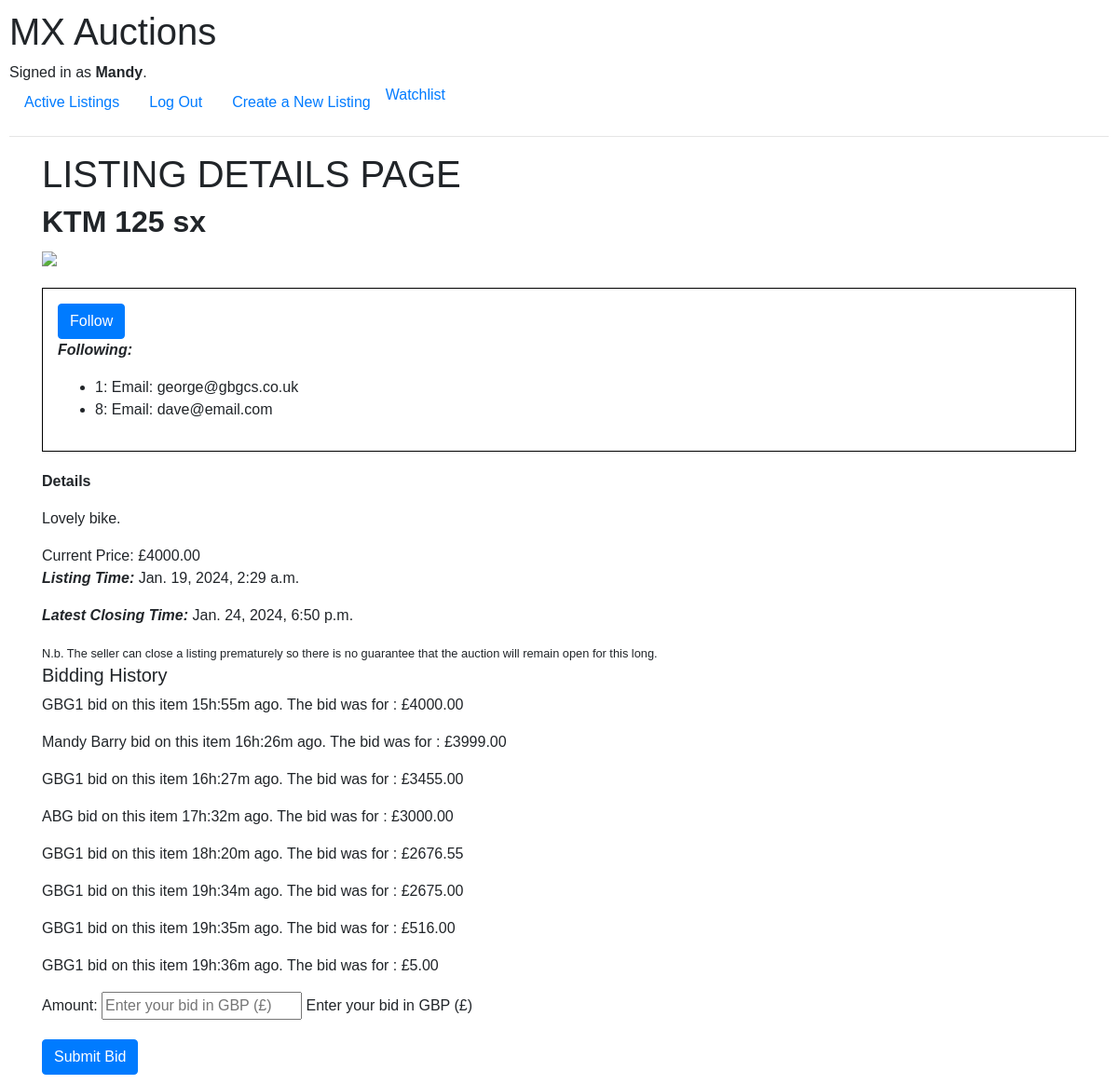
/listing/1/ (signed in), run on the app's committed database.
### auctions/models.py (models this page shows, shortened)
class User(AbstractUser):
    def __str__(self):
        return f"{self.id}: Email: {self.email}"

class Listing(models.Model):
    category = models.ForeignKey(Category, on_delete=models.SET_NULL, null = True, blank=True, related_name="listings")
    listing_title = models.CharField(max_length=256, verbose_name="Title")
    listing_details = models.TextField(verbose_name="Please enter full detailss of your Listing")
    listing_date_time = models.DateTimeField(default = now, verbose_name="Listing time")
    starting_price = models.DecimalField(max_digits=10, decimal_places=2, blank = False, default = 1, verbose_name="Starting Price")
    current_bid = models.DecimalField(max_digits=10, decimal_places=2, null = True, blank = True, verbose_name="Current Bid")
    sold_price = models.DecimalField(max_digits=10, decimal_places=2, null = True, blank = True, verbose_name="Sold Price")
    reserve = models.DecimalField(max_digits=10, decimal_places=2, verbose_name="Reserve")
    closing_time = models.DateTimeField(default = thirtysixhours, verbose_name="closingtime")
    auction_open = models.BooleanField(default = True, verbose_name="Auction Open")
    listing_image_url = models.URLField(verbose_name="URL for images for Listing Item")
    user = models.ForeignKey(User, on_delete=models.CASCADE, related_name="listings", verbose_name="Listed by")
    following = models.ManyToManyField(settings.AUTH_USER_MODEL, blank=True, related_name="followers", verbose_name="following")
    def bid_history(self):
        return self.bids.order_by('-amount')

class Bid(models.Model):
    user = models.ForeignKey(settings.AUTH_USER_MODEL, on_delete=models.CASCADE, related_name='bids', verbose_name="Bidder")
    listing = models.ForeignKey(Listing, on_delete=models.CASCADE, related_name='bids', verbose_name="Listing")
    amount = models.DecimalField(max_digits=10, decimal_places=2, verbose_name="Bid Amount")
    time = models.DateTimeField(default=now, verbose_name="Bid Time")
    class Meta:
        ordering = ['-time']
    def time_since_bid(self):
        time_difference = now() - self.time
        hours = time_difference.seconds // 3600
        minutes = (time_difference.seconds // 60) % 60
        hours_mins = f"{hours}h:{minutes}m"
        return hours_mins
    def __str__(self):
        hours_mins_since_bid = self.time_since_bid()
        return f"{self.user.username} bid on this item {hours_mins_since_bid} ago. \n The bid was for : £{self.amount}\n\n"

### auctions/views.py (the view)
# urls.py: path('listing/<int:listing_id>/', views.listing_details, name='listing_details'),
def listing_details(request, listing_id):
    listing = get_object_or_404(Listing, pk=listing_id)
    bid_history = listing.bid_history()
    form = BidForm()
    following = request.user in listing.following.all()
    return render(request, 'auctions/listing_details.html', {
                  'listing': listing,
                  'form' : form,
                  'listing_num' : listing_id,
                  'bid_history' : bid_history,
                  'following' : following,
     })

### auctions/forms.py
class BidForm(ModelForm):
    amount = forms.DecimalField(
        max_digits=10,
        decimal_places=2,
        help_text='Enter your bid in GBP (£)',
        widget=forms.NumberInput(attrs={'placeholder': 'Enter your bid in GBP (£)'})
    )
    class Meta:
        model = Bid
        fields = ['amount']

### auctions/templates/auctions/listing_details.html (shortened to what this page needs)
{% extends "auctions/layout.html" %}
{% block body %}
<main>
    <div class = "container">
        <h1>LISTING DETAILS PAGE</h1>
        <h2><strong>{{ listing.listing_title }}</strong></h2>
        <div><img src="{{ listing.listing_image_url }}" class="listing-image"></div>
        <div class="following-section">
            <div class = "follow-unfollow-button">
                {% if following %}
                <a href="{% url 'follow_tog' listing_id=listing_num %}" class="btn btn-primary">Un-Follow</a>
                {% else %}
                <a href="{% url 'follow_tog' listing_id=listing_num %}" class="btn btn-primary">Follow</a>
                {% endif %}
            </div>
            <div>
                <p class="Following"><i><strong>Following:</strong></i></p>
                {% if listing.following.all %}
                <ul>
                    {% for follower in listing.following.all %}
                    <li>{{ follower }}</li>
                    {% endfor %}
                </ul>
                {% else %}
                None.
                {% endif %}
            </div>
        </div>
        <div>
            <p><strong class = "details-title">Details</strong></p>
        </div>
        <div>
            <p> {{ listing.listing_details }} </p>
        </div>
        <div>
            Current Price: £{{ listing.current_bid }}
        </div>
        <div>
            <p class="listing_time"><i><strong>Listing Time:</i></strong> {{ listing.listing_date_time }}</p>
            <p class="closing_time"><i><strong>Latest Closing Time:</i></strong> {{ listing.closing_time }}</p>
            <small>N.b. The seller can close a listing prematurely so there is no guarantee that the auction will remain
                open for this long.</small>
        </div>
        <div class ="bid_history">
            <h5>Bidding History</h5>
            {%  for bid in bid_history %}
            <p>{{ bid}}</p>
            {% endfor %}
        </div>
        <div>
        <form method="POST" action="{% url 'newbid' listing_id=listing_num %}">
            {{ form.as_p }}
            <input type="submit" value="Submit Bid" class="btn btn-primary">
        </form>
        </div>
    </div>
</main>
{% endblock %}

### auctions/templates/auctions/layout.html (shortened to what this page needs)
{% load static %}
<!DOCTYPE html>
<html lang="en">
    <head>
        <link rel="stylesheet" href="https://stackpath.bootstrapcdn.com/bootstrap/4.4.1/css/bootstrap.min.css">
        <link href="{% static 'auctions/styles.css' %}" rel="stylesheet">
    </head>
    <body>
        <h1>MX Auctions</h1>
        <div>
            {% if user.is_authenticated %}
                Signed in as <strong>{{ user.username }}</strong>.
            {% else %}
                Not signed in.
            {% endif %}
        </div>
        <ul class="nav">
            <li class="nav-item">
                <a class="nav-link" href="{% url 'index' %}">Active Listings</a>
            </li>
            {% if user.is_authenticated %}
                <li class="nav-item">
                    <a class="nav-link" href="{% url 'logout' %}">Log Out</a>
                </li>
                <li class="nav-item">
                    <a class="nav-link" href="{% url 'new_listing' %}">Create a New Listing</a>
                </li>
                <li class = "watchlist">
                    <a class="watchlist=link" href="{% url 'watchlist' %}">Watchlist</a>
                </li>
            {% endif %}
        </ul>
        <hr>
        {% block body %}
        {% endblock %}
    </body>
</html>

### auctions/static/auctions/styles.css (style rules this page uses)
body { padding: 10px; font-family: sans-serif; background-color: white; }
.listing-image { min-width: 30%; min-height: 20%; width: 100%; height: auto; object-fit: cover; }
.details-title { text-align: left; }
.following-section { border: 1px solid black; margin-top: 20px; margin-bottom: 20px; padding: 1rem; }

### data on the page
User: username "Mandy"
Listing: listing_title "KTM 125 sx", listing_details "Lovely bike.", current_bid "4000.00", listing_date_time "Jan. 19, 2024, 2:29 a.m.", closing_time "Jan. 24, 2024, 6:50 p.m."
User: id+email "1: Email: george@gbgcs.co.uk"
User: id+email "8: Email: dave@email.com"
Bid: time+user+amount "GBG1 bid on this item 15h:55m ago. The bid was for : £4000.00"
Bid: time+user+amount "Mandy Barry bid on this item 16h:26m ago. The bid was for : £3999.00"
Bid: time+user+amount "GBG1 bid on this item 16h:27m ago. The bid was for : £3455.00"
Bid: time+user+amount "ABG bid on this item 17h:32m ago. The bid was for : £3000.00"
Bid: time+user+amount "GBG1 bid on this item 18h:20m ago. The bid was for : £2676.55"
Bid: time+user+amount "GBG1 bid on this item 19h:34m ago. The bid was for : £2675.00"
Bid: time+user+amount "GBG1 bid on this item 19h:35m ago. The bid was for : £516.00"
Bid: time+user+amount "GBG1 bid on this item 19h:36m ago. The bid was for : £5.00"
